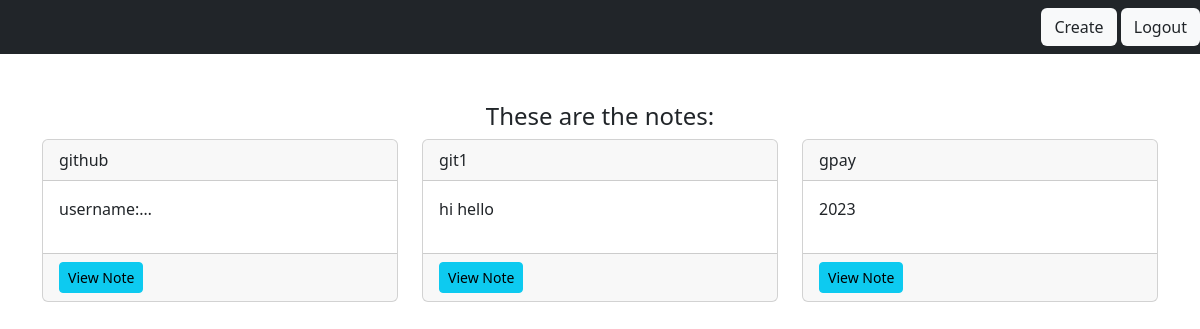
Page /smart/notes/ (signed in) on the earlier database version.
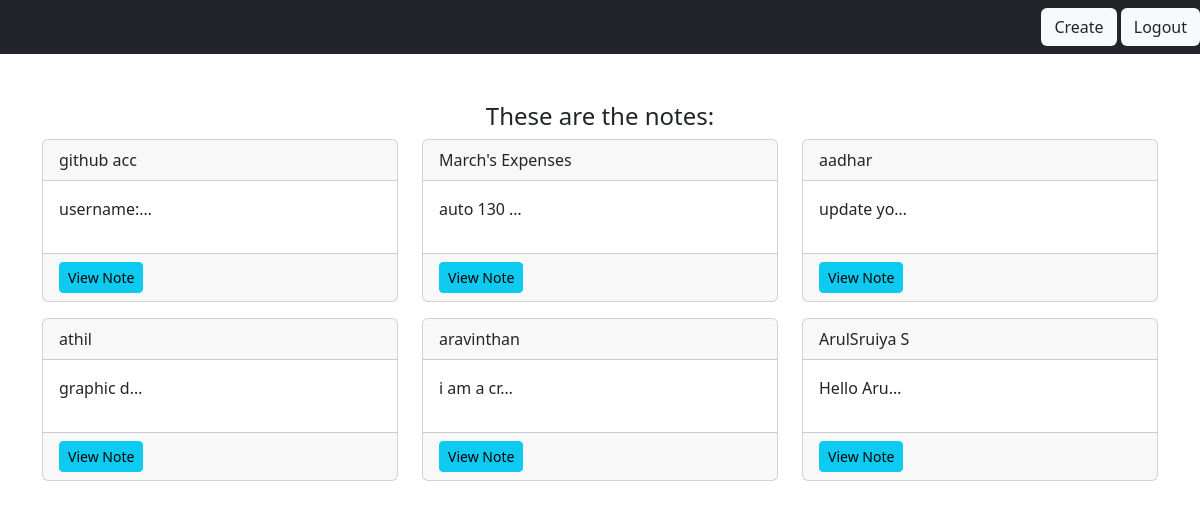
Same page on the later database version.
### notes/models.py (models this page shows)
class Notes(models.Model):
    title = models.CharField(max_length=200)
    text = models.TextField()
    created = models.DateTimeField(auto_now_add=True)
    user = models.ForeignKey(User, on_delete=models.CASCADE, related_name='notes')

### notes/views.py (the view)
# urls.py: path('notes/',views.NotesListView.as_view(), name="notes.list"),
class NotesListView(LoginRequiredMixin,ListView):
    model = Notes
    context_object_name = "notes"
    login_url = "/login"
    def get_queryset(self):
        return self.request.user.notes.all()

### notes/templates/notes/notes_list.html
{% extends "base.html" %}
{% load static %}
{% block content %}
<div class="row">
    <div class="col">
        <div class="notes_list_heading text-center">
            <h1 class="fs-4 ">These are the notes:</h1>
        </div>
    </div>
</div>
<div class="row">
    {% for note in notes %}
        <div class="col-md-4">
            <div class="card mb-3">
                <div class="card-header">
                    {{note.title}}
                </div>
                <div class="card-body">
                    <p>{{note.text | truncatechars:10}}</p>
                </div>
                <div class="card-footer">
                    <a href="{% url 'notes.detail' pk=note.id %}" class="btn btn-info btn-sm">View Note</a>
                </div>
            </div>
        </div>
    {% endfor %}
</div>
{% endblock %}

### static/templates/base.html (shortened to what this page needs)
{% load static %}
<!DOCTYPE html>
<html lang="en">
<head>
    <link rel="stylesheet" href="https://cdn.jsdelivr.net/npm/bootstrap@5.3.3/dist/css/bootstrap.min.css">
</head>
<body>
    <nav class="navbar navbar-dark bg-dark">
        <div class="ms-auto">
                {% if user.is_authenticated %}
                    <a href="{% url 'notes.new' %}" class="btn bg-light">Create</a>
                    <a href="{% url 'login' %}" class="btn bg-light" >Logout</a>
                {% else %}
                <a href="{% url 'login' %}" class="btn bg-light">Login</a>
                <a href="{% url 'signup' %}" class="btn bg-light">Signup</a>
                {% endif %}
                </div>
    </nav>
    <div class="container my-5">
        {% block content %}
        {% endblock %}
    </div>
</body>
</html>

Differences in the rows shown:
removed Notes: title "gpay", text "2023"
changed Notes "username:…": title "github" → "github acc"
changed Notes: title "git1" → "March's Expenses"; text "hi hello" → "auto 130 …"
added Notes: title "aadhar", text "update yo…"
added Notes: title "athil", text "graphic d…"
added Notes: title "aravinthan", text "i am a cr…"
added Notes: title "ArulSruiya S", text "Hello Aru…"
